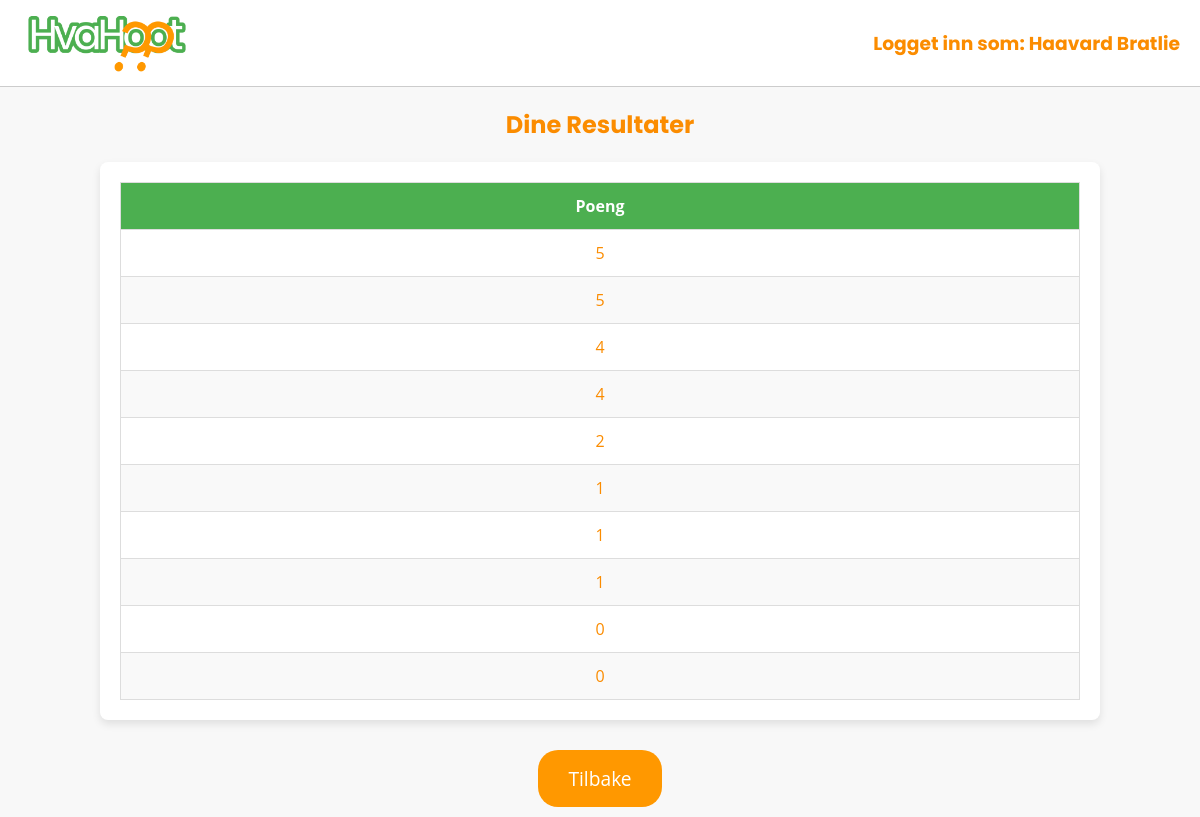
Before: /user_highscore (signed in) with the older database file.
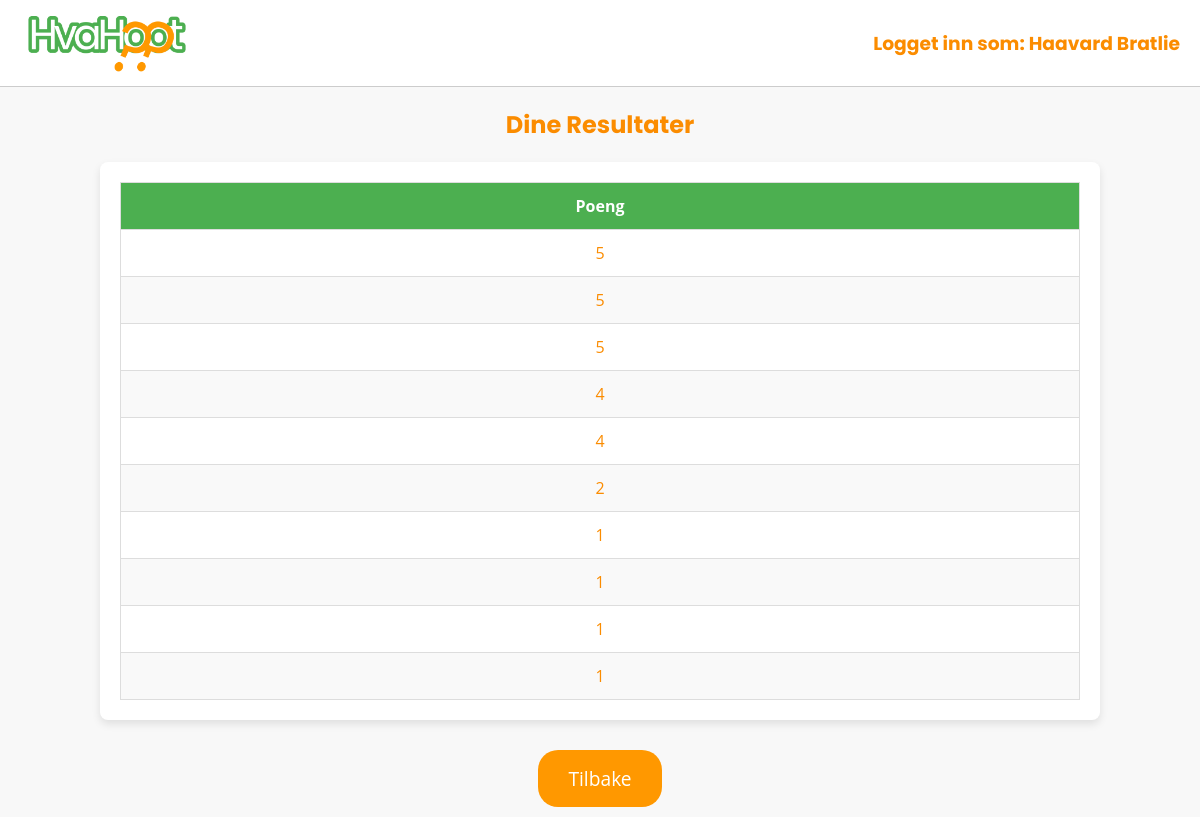
After: the same page with the newer database file.
### tables this page shows
CREATE TABLE results (
            id INTEGER PRIMARY KEY AUTOINCREMENT,
            user_id INTEGER,
            score INTEGER,
            timestamp DATETIME DEFAULT CURRENT_TIMESTAMP,
            FOREIGN KEY(user_id) REFERENCES users(id)
        );

### app.py (the view)
@app.route('/user_highscore')
def user_highscore_page():
    if 'user_id' in session:
        user_id = session['user_id']
        top_results = get_user_highscore_results(user_id)
        return render_template('user_highscore.html', top_results=top_results)
    else:
        return redirect('/login')

### app.py (called while the page is built)
def get_user_highscore_results(user_id):
    conn = sqlite3.connect("database.db")
    cursor = conn.cursor()
    sql = '''
        SELECT score
        FROM results
        WHERE user_id = ?
        ORDER BY score DESC
        LIMIT 10
    '''
    cursor.execute(sql, (user_id,))
    top_results = cursor.fetchall()
    conn.close()
    return top_results

### templates/user_highscore.html (shortened to what this page needs)
{% extends "base.html" %}
{% block content %}
<h2 class="font">Dine Resultater</h2>
<div class="table-container">
    <table class="table">
        <thead>
            <tr>
                <th>Poeng</th>
            </tr>
        </thead>
        <tbody>
            {% for result in top_results %}
            <tr>
                <td>{{ result[0] }}</td>
            </tr>
            {% endfor %}
        </tbody>
    </table>
</div>
{% endblock %}

Changed rows visible on the page:
no longer on this page (row unchanged): results: score "0"
no longer on this page (row unchanged): results: score "0"
added results: score "5"
added results: score "1"
